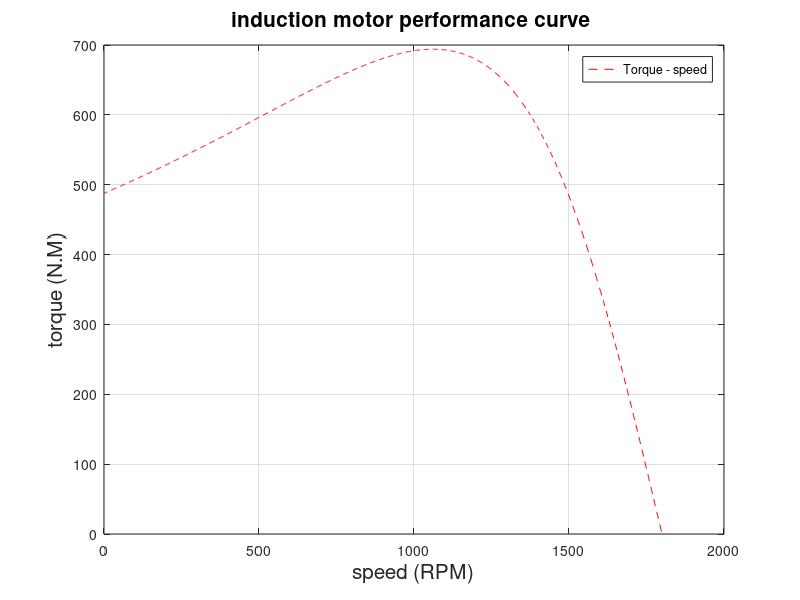

MATLAB code for this plot:
%% Finding max and starting torque 
%Torque speed and current curve 
clear
clc 
r1 = 0.641;                 % Stator Resistance (ohm)
x1 = 1.106;                 % Stator reactance (ohm)
r2 = 0.332;                 % Rotor Resistance (ohm)
x2 = 0.464;                 % Rotor reactance (ohm)
xm = 26.3;                  % magnetizing reactance (ohm)
v_ph = 460/ sqrt(3);        % phase voltage (voltage)
n_s = 1800;                 % sync speed (RPM)
w_s = 2*pi*n_s/60;          % sync speed (rad / s )

%--------------------------------------------------------------------------

s = 0 : 0.001 : 1;
n_m = (1-s) * n_s;

for i = 1 :1001
num = (3*(v_ph^2) * (r2/s(i))) ;
denum = (w_s * (r1 + (r2 / s(i))^2) + ((x1 + x2)^2));
T_d(i) = num / denum; %Developed toruqe 
end


%--------------------------------------------------------------------------
% @ starting slip = 1 and rotor speed = 0 
u = find (s==1);
starting_torque = T_d(u)
starting_Rotor_speed = n_m(u)

%--------------------------------------------------------------------------

plot (n_m,T_d,'r--')
title ({'induction motor performance curve '}, 'fontsize',15)
xlabel ('speed (RPM)', 'fontsize',15)
ylabel ('torque (N.M)','fontsize',15)
legend ('Torque - speed')
grid on


